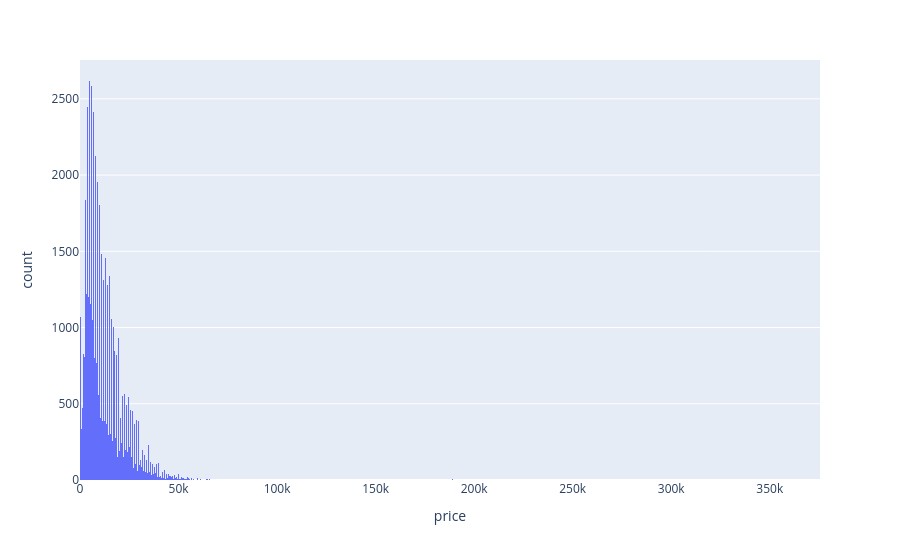

The cell this chart's notebook holds for it:
### Code cell
fig = px.histogram(df, x="price")
fig.show()

### Figure 1 — Plotly figure (JSON) as saved in the notebook; plotly's stock layout.template omitted (floating-point values rounded to 4 significant figures; data arrays with more than 128 entries replaced by an {"elided": "..."} marker saying what was removed)
{"data": [{"bingroup": "x", "hovertemplate": "price=%{x}<br>count=%{y}<extra></extra>", "legendgroup": "", "marker": {"color": "#636efa", "pattern": {"shape": ""}}, "name": "", "orientation": "v", "showlegend": false, "type": "histogram", "x": {"elided": "51525 int values"}, "xaxis": "x", "yaxis": "y"}], "layout": {"barmode": "relative", "legend": {"tracegroupgap": 0}, "margin": {"t": 60}, "xaxis": {"anchor": "y", "domain": [0, 1], "title": {"text": "price"}}, "yaxis": {"anchor": "x", "domain": [0, 1], "title": {"text": "count"}}}}
